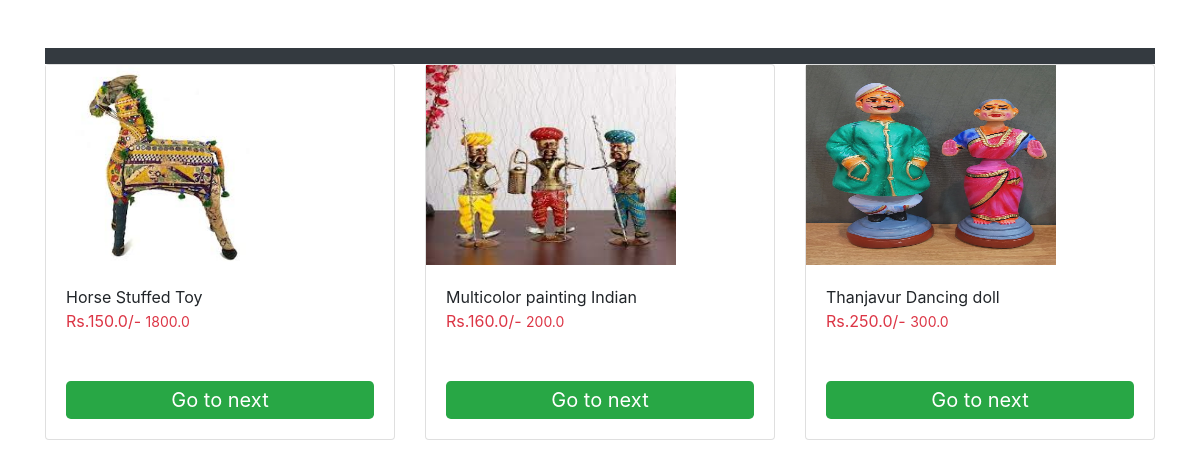
The page /category/Toys1 on the database its author committed.
### app1/models.py (models this page shows, shortened)
class Product(models.Model):
    title = models.CharField(max_length=100)
    selling_price = models.FloatField()
    discounted_price = models.FloatField()
    category = models.CharField(choices=CATEGORY_CHOICES, max_length=100)
    product_image = models.ImageField(upload_to='product')
    quantity=models.IntegerField(null=True,blank=True)

### app1/views.py (the view)
# urls.py: path("category/<slug:val>",views.CategoryView.as_view(),name='category'),
class CategoryView(View):
    def get(self,request,val):
        products=Product.objects.filter(category=val)
        titles=Product.objects.filter(category=val).values('title')
        return render(request,"app/category.html",locals())

### app1/templates/app/category.html (shortened to what this page needs)
<!DOCTYPE html>
{% load static %}
<html lang="en">
<head>
    <link rel="stylesheet" href="https://cdn.jsdelivr.net/npm/bootstrap@4.6.2/dist/css/bootstrap.min.css">
    <link rel="stylesheet" href="https://cdn.jsdelivr.net/npm/bootstrap-icons@1.5.0/font/bootstrap-icons.css">
    <link rel="stylesheet" href="https://cdnjs.cloudflare.com/ajax/libs/font-awesome/4.7.0/css/font-awesome.min.css">
    <link rel="stylesheet" href="{% static 'app/css/owl.carousel.min.css' %}">
    <link rel="stylesheet" href="{% static 'app/css/all.min.css' %}">
    <link rel="stylesheet" href="{% static 'app/css/style.css' %}">
</head>
<body>
    <div class="container my-5">
        <nav class="navbar navbar-expand-md  navbar-light bg-dark">
        </nav>
        <div class="row">
            {% for product in products %}
            <div class="col-lg-4 col-md-4 col-sm4-12 col-xs-12">
                <div class="card">
                    <a href="productdetail/{{product.id}}">
                        <img src="{{product.product_image.url}}" width="250px" height="200px" />
                    </a>
                    <div class="card-body">
                        <div class="fw-bold fs-6 card--title">{{product.title}}</div>
                        <div class="fw-bold text-danger price">
                            Rs.{{product.discounted_price}}/-
                            <small class="fw-light text-decoration-line-through">{{product.selling_price}}</small>
                        </div>
                        <a href="productdetail/{{product.id}}" class="d-grid gap-2 add-to-cart btn-success p-1 mt-5 btn-lg btn-block text-decoration-none text-center">Go to next</a>
                    </div>
                </div>
            </div>
            {% endfor %}
        </div>
    </div>
</body>

### rows shown on the page
Product: product_image (picture), title "Horse Stuffed Toy", discounted_price "150.0", selling_price "1800.0"
Product: product_image (picture), title "Multicolor painting Indian", discounted_price "160.0", selling_price "200.0"
Product: product_image (picture), title "Thanjavur Dancing doll", discounted_price "250.0", selling_price "300.0"
